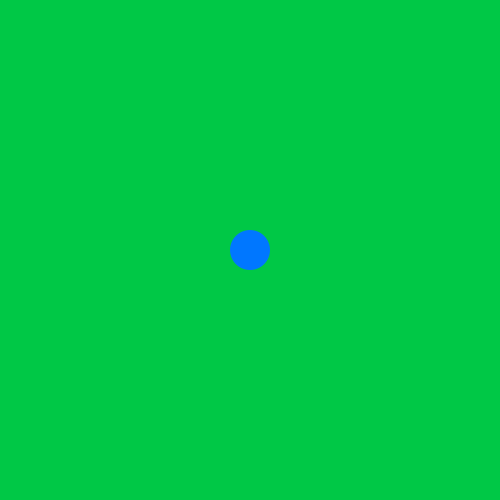
Frame 1 (no input)
Frame 60 (the mouse pressed at the canvas centre just before this capture): identical to frame 1, image omitted
Frame 120 (the mouse held since frame 60 and released just before this capture): identical to frame 1, image omitted

The Processing sketch that drew this single still picture (run headless with seeded random() and noise(); from frame 60 on, the mouse is pressed at the canvas centre):

// Processing sketch: wk02_ex01_variableForSize
// ── wk02_ex01_variableForSize.pde
//wk02_ex01_variablesInUse

//declare the variable before setup
//use short identifiable words or abbreviations
//when you do this you are creating global variables
//you must declare the type of data the variable will hold
//this variable is an int type value which stands for integer(a whole number)

int wide=40;//variable for width is assigned a value of 40

void setup(){
  size(500,500);
  //colorMode is HSB(Hue, Saturation, Brightness)
  //values from 0-255 for each
  colorMode(HSB);
}

void draw(){
  background(100,255,200);
  noStroke();
  fill(150,255,255);
  //the size of the circle is definied by the value
  //assigned to the variable
  ellipse(250, 250, wide, wide);
}
